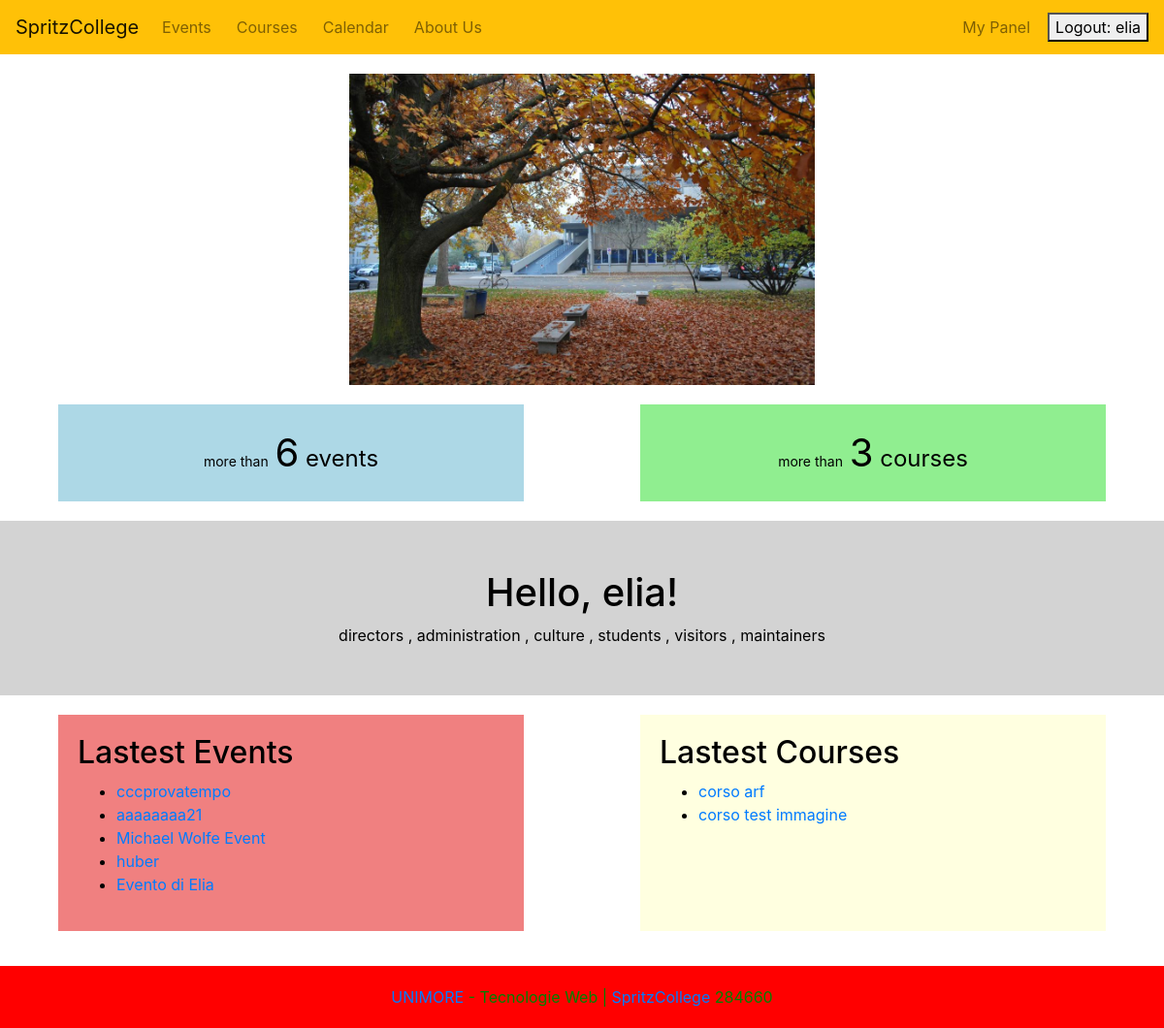
The page / (signed in) on the database as committed earlier.
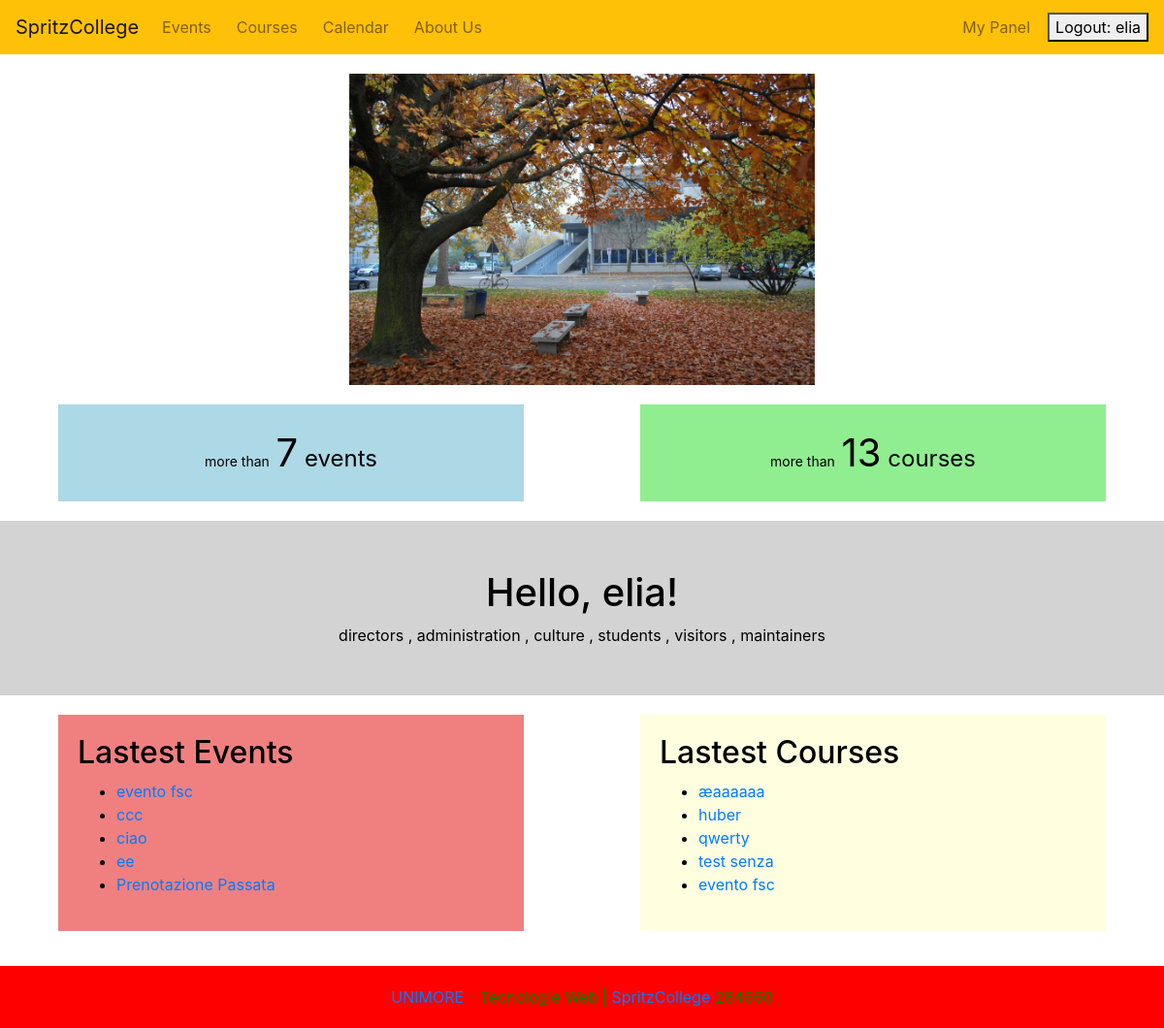
The same page on the database as committed later.
### Activities/models.py (models this page shows, shortened)
class Event(models.Model):
    name = models.CharField(max_length=100)
    description = models.TextField(max_length=250)
    date = models.DateTimeField(default=default_event_time)
    duration = models.DurationField(null=True, blank=True)
    price = models.DecimalField(max_digits=10, decimal_places=1, null=True, blank=True, default=0)
    max_capacity = models.IntegerField(default=100)
    place = models.CharField(max_length=100, default="conference room")
    status = models.CharField(max_length=20, choices=[('active', 'Active'), ('cancelled', 'Cancelled'), ('completed', 'Completed')], default='active')
    class Meta:
        ordering = ['date']

class Course(models.Model):
    CATEGORY_CHOICES = [
        ('ANY', 'uncategorized'),
        ('TCH', 'tech course'),
        ('LTR', 'literature course'),
        ('LAN', 'language course'),
        ('HND', 'craftsman course'),
        ('ART', 'art course'),
    ]
    name = models.CharField(max_length=100)
    description = models.TextField(max_length=250)
    start_date = models.DateField()
    end_date = models.DateField()
    recurrence_day = models.CharField(max_length=20)
    time = models.TimeField()
    image = models.ImageField(upload_to=course_image_path, default='Courses/default.jpg')
    category = models.CharField(max_length=50, choices=CATEGORY_CHOICES, default='ANY')

### SpritzCollege/views.py (the view)
# urls.py: re_path(r"^$|^\/$|^home\/$", go_home, name="home"),
def go_home (request):
    today = date.today()
    latest_courses = Course.objects.filter(end_date__gte=today).order_by('-end_date')[:5]
    print(f"Dimensione: {Event.objects.all().count()}")
    ctx = {"title":"Home", "events_list": Event.objects.all(), "courses_list": Course.objects.all(), "latest_events": Event.objects.order_by('date')[:5], "latest_courses": latest_courses}
    return render(request, template_name="index.html", context=ctx)

### templates/index.html (shortened to what this page needs)
{% extends 'base.html' %}
{% block content %}
{% load static %}
<div style="display: flex; justify-content: center; padding: 20px 0;">
    <img src="{% static 'home1.jpeg' %}" alt="Descrizione dell'immagine" style="width: 40%; height: auto;">
</div>
<div style=" top: 50%; left:50%; bottom: 50;">
    <div style="display: flex; justify-content: space-around;">
        <div style="width: 40%; background-color: lightblue; padding: 20px;">
            {% if events_list.count > 0 %}
            <div style="font-size: 24px; text-align: center;">
                <span style="font-size: 14px;">more than</span>
                <span style="font-size: 40px;">{{ events_list.count }}</span>
                <span style="font-size: 24px;">events</span>
            </div>
            {%else%}
            <div class="col-md-6" style="margin: 20px auto 0;">
                <div class="alert alert-info" role="alert" style="align-items: center; text-align: center;">
                    There are no scheduled events! <br> Come back later or <a href="{% url 'register' %}">sign up</a> to be the first to be informed!
                </div>
            </div>
            {% endif %}
        </div>
        <div style="width: 40%; background-color: lightgreen; padding: 20px;">
            {% if courses_list.count > 0 %}
            <div style="font-size: 24px; text-align: center;">
                <span style="font-size: 14px;">more than</span>
                <span style="font-size: 40px;">{{ courses_list.count }}</span>
                <span style="font-size: 24px;">courses</span>
            </div>
            {%else%}
            <div class="col-md-6" style="margin: 20px auto 0;">
                <div class="alert alert-info" role="alert" style="align-items: center; text-align: center;">
                    There are no scheduled courses!  <br> Come back later or <a href="{% url 'register' %}">sign up</a> to be the first to be informed!
                </div>
            </div>
            {% endif %}
        </div>
    </div>
    {% if user.is_authenticated %}
    <div style="margin-top: 20px; background-color: lightgrey; padding: 50px;">
        <center>
            <h1>Hello, {{ user.username }}!</h1>
            {% if request.user.is_superuser %}
            <h3>Welcome back, superman! <a href="/admin"> war room?</a></h3>
            {% else %}
            {% if request.user.groups.exists %}
            {% for group in request.user.groups.all %}
            {% if not forloop.first %}, {% endif %}
            {{ group.name }}
            {% endfor %}
            {% else %}
            <p>No groups detected</p>
            {% endif %}
            {% endif %}
        </center>
    </div>
    {% endif %}
    <div style="display: flex; justify-content: space-around; margin-top: 20px;">
        <div style="width: 40%; background-color: lightcoral; padding: 20px;">
            {% if latest_events.count > 0 %}
            <h2>Lastest Events</h2>
            <ul>
                {% for event in latest_events %}
                <li>
                    <a href="{% url 'event_detail' event.id %}">{{ event.name }}</a>
                </li>
                {% endfor %}
                {% endif %}
            </ul>
        </div>
        <div style="width: 40%; background-color: lightyellow; padding: 20px;">
            {% if latest_courses.count > 0 %}
            <h2>Lastest Courses</h2>
            <ul>
                {% for course in latest_courses %}
                <li>
                    <a href="{% url 'course_detail' course.id %}">{{ course.name }}</a>
                </li>
                {% endfor %}
                {% endif %}
            </ul>
        </div>
    </div>
</div>
{% endblock %}

Rows that differ between the two databases and show on the page:
removed Event: name "cccprovatempo"
removed Event: name "aaaaaaaa21"
removed Event: name "Michael Wolfe Event"
no longer on this page (row unchanged): Event: name "huber"
no longer on this page (row unchanged): Event: name "Evento di Elia"
removed Course: name "corso arf"
removed Course: name "corso test immagine"
added Event: name "evento fsc"
added Event: name "ccc"
added Event: name "ciao"
added Event: name "ee"
added Event: name "Prenotazione Passata"
added Course: name "æaaaaaa"
added Course: name "huber"
added Course: name "qwerty"
added Course: name "test senza"
added Course: name "evento fsc"
Other text that changed with them:
{{ events_list.count }}: "6" → "7"
{{ courses_list.count }}: "3" → "13"
